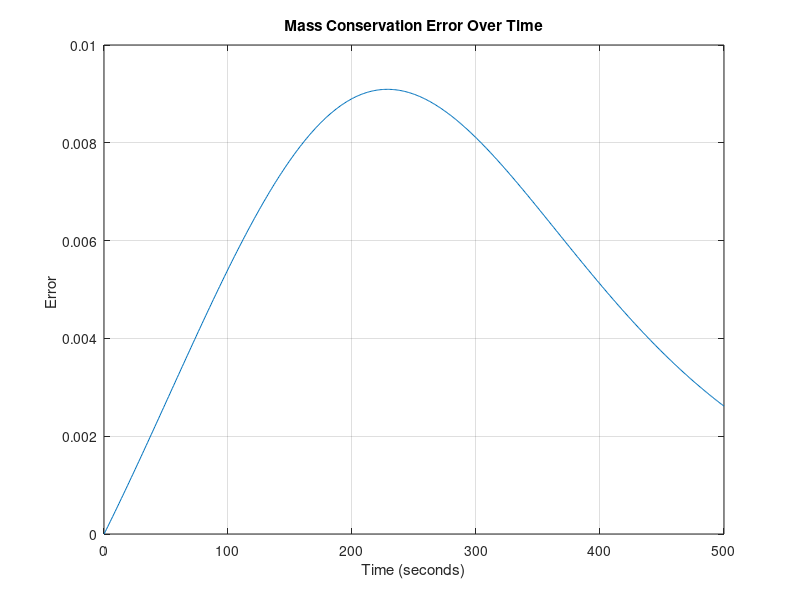
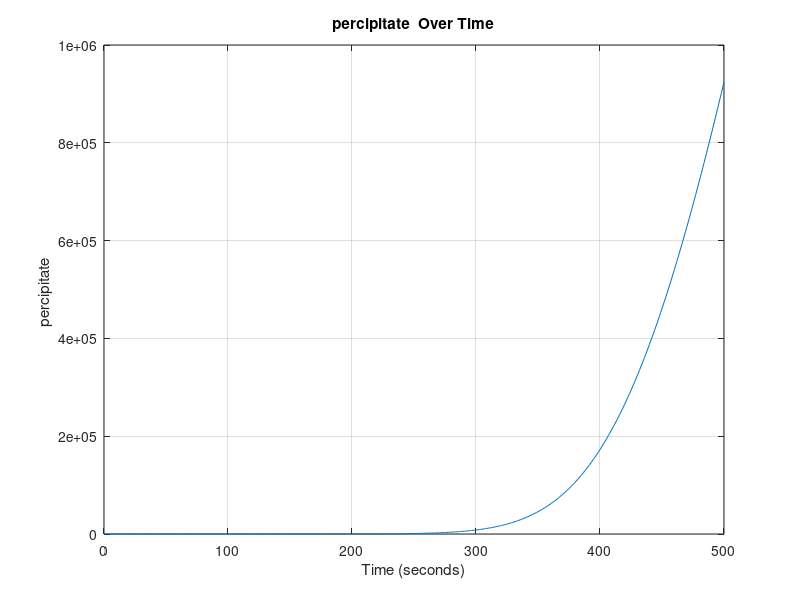
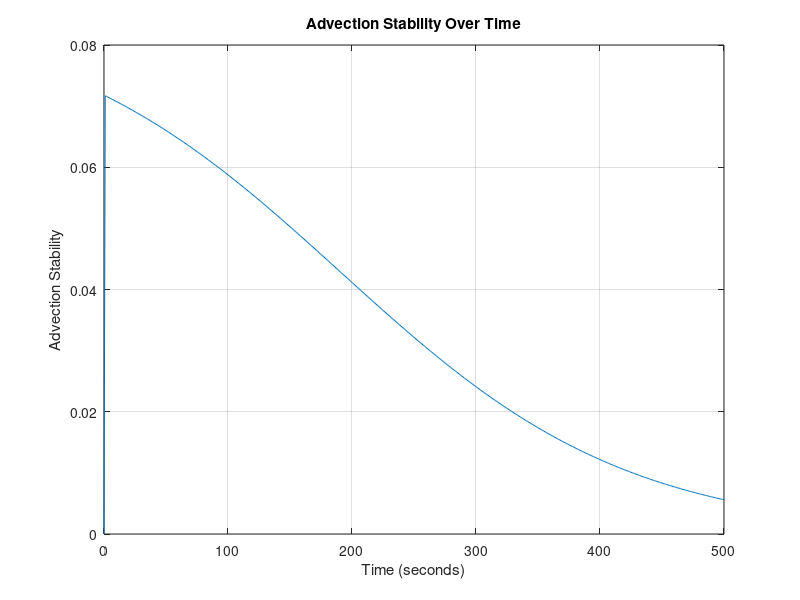
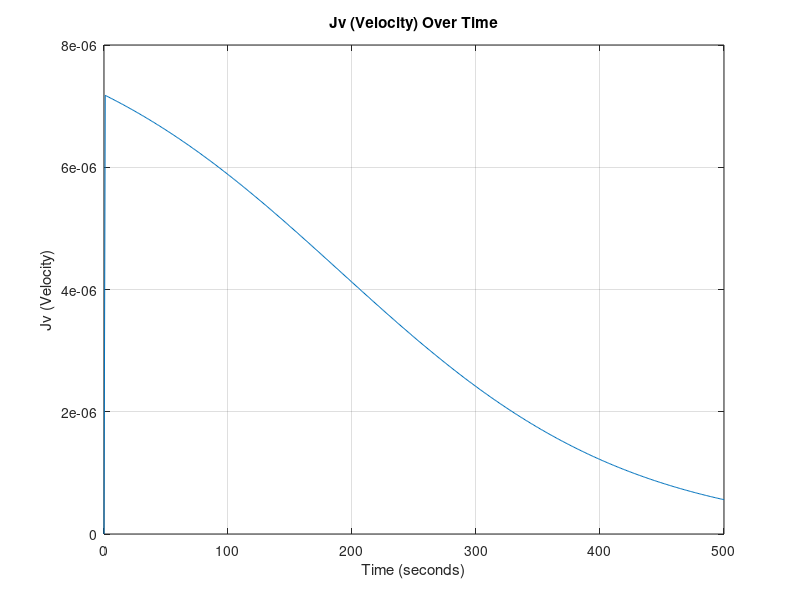

Source code (MATLAB) for these figures, in order:
%__Gruppe 3-Simulering-3.Sem__
clear
close all
clc
%% Inital Parameters
domain_length = 0.1;   % Domain length (meters)
domain_steps = 1000;    % Number of spatial domain_steps points
dx = domain_length / (domain_steps - 1); % Position discretization
 
time_length = 500;      % Time length (seconds)
time_steps = 500;       % Number of time steps
dt = time_length / time_steps; % Temporal discretization

% DEFINED VARIABLES
D = 0; % Diffusivity coefficient H2PO4- in water [m^2 s^-1]
feed_conc = 0.1; % Constant solute concentration at the first cell 0.1 molar [H2PO4-]
TMP = 15; %TMP: Transmembrane Pressure [bar]

area = 0.001; % Area of the membrane surface [m^2]
kw = 5.7311*10^(-7); % Initial water permeability m^3 m^-2 bar^-1 s^-1 
my = 0.891*10^-9; % Water viscosity [Bar∙s]
Rm = 1/(my*kw); % Rejection of water at the membrane (σ) [m^-1]
InitP = 0.263253+0.0011; % Initial percipitation
alpha = 95000000000; % Specific resistance of fouling [m mol m^3]
PC = 0.5; %Percipitate Advection Coefficient

sig_m = 0.1; % Rejection of ions 

% PHYSICAL CONSTANTS
R= 8.31415*10^-2; % Gasconstant [L^3 Bar mol^-1 K^-1]
T= 273.15+25; %Temperature [K]
 
% Anonymous functions
%Lv = @(time) kw*exp(-kb*time); %Water permeability dependent on Fouling

Mp = @(conc) 0.0011*exp(36.328*conc) + 0.263253; % concentration of udfæld in respect to phosphate increase.
Rf = @(conc) alpha*(Mp(conc)/area); % Rate of fouling
Lv = @(conc) 1/(my*(Rm+Rf(conc))); % Water permeability dependent on fouling


% Create a grid for space and time
x = linspace(0, domain_length, domain_steps);
t = linspace(0, time_length, time_steps);

% Initialize the concentration array AND Initial condition (1D)
C = zeros(domain_steps, time_steps)+0.1; % 0.1 molar [H2PO4] at pH 2.9

%Diffusive Stability
DS = D*dt/dx^2;
fprintf('\n Diffusivity Stability = %f', DS);
if DS>0.5 
   fprintf(2,'\n ERROR: Stabilitetsfejl');
else
    fprintf('\n Stable Diffusion Model !!');
end


%% Time-stepping loop
for j = 2:time_steps
    for i = 1:domain_steps
        LastC = C(domain_steps, j-1);

        C(1, :) = feed_conc; % Set the leftmost boundary to 0.1

        if j == 2
            Ptot = InitP; % The rate of percipitation WI
        else
            Ptot = Mp(LastC) + (Mp(LastC) - InitP)*Jv*(dt/dx)*PC;
        end

        Jv = (kw*(TMP-(1*R*T*(LastC))));  % Volume flux = Jv ,  in terms of osmotic pressure (TMP, R, T, delta_C) and Lv. [m/s]

        % Calculate the second derivative in x direction
        if i == 1 %__First Cell__
            d2Cdx2 = 0;
            dCdt_advection = 0;

        elseif i == domain_steps %__Membrane Cell___
            % No right neighbor at the last cell and MEMBRANE
            d2Cdx2 = (D * (C(domain_steps - 1, j-1) - C(domain_steps, j-1)) / dx^2) + C(i,j-1)*(sig_m)*Jv/(dx);
        else    %__Normal Cells__
            % Calculate the second derivative normally
            d2Cdx2 = D * (C(i + 1, j-1) - 2 * C(i, j-1) + C(i - 1, j-1)) / dx^2;
            % Apply advection term
            dCdt_advection = 0; %-Jv * (C(i, j-1) - C(i-1, j-1)) / dx;
        end
        % Apply the diffusion-advection-(electromigration) equation
        C(i, j) = C(i, j-1) + dt * (d2Cdx2 + dCdt_advection);
        Jv_values(j) = Jv; % Plot values
        P_values(j) = Ptot;
        AS(j) = Jv * dt/dx; % Stability plot values
    end
end
%% CONSERVATION ERROR

Systemdiff = [0, diff(sum(C,1))]; % Diffrence in systemsums

inflow = Jv_values*feed_conc*(dt/dx); % Inflow array
outflow = C(domain_steps, :).* Jv_values*(1-sig_m)*(dt/dx); % Outflow array 

ERROR = Systemdiff - inflow + outflow; % The mass conservation error



%% 2D Plots

% Plot Mass Conservation Error values over time

figure;
plot(t, ERROR);
xlabel('Time (seconds)');
ylabel('Error ');
title('Mass Conservation Error Over Time');
grid on;


% Plot Percipitate (DS) values over time

figure;
plot(t, P_values);
xlabel('Time (seconds)');
ylabel('percipitate ');
title('percipitate  Over Time');
grid on;

% Plot Advection Stability (DS) values over time

figure;
plot(t, AS);
xlabel('Time (seconds)');
ylabel('Advection Stability');
title('Advection Stability Over Time');
grid on;

% Plot Jv values over time
figure;
plot(t, Jv_values);
xlabel('Time (seconds)');
ylabel('Jv (Velocity)');
title('Jv (Velocity) Over Time');
grid on;


% Define fractions of time steps you want to visualize
time_fraction = [0.001, 0.01, 0.1, 0.2, 0.3, 0.4, 0.5, 0.6, 0.7, 0.8, 0.9];  % For example, 0.1 corresponds to 10% of time steps

% Calculate the corresponding time indices
time_instances = round(time_fraction * time_steps);

% Create a figure for the first plot
figure;
hold on;

% Plot concentration at specific time instances
for i = 1:length(time_instances)
    time_index = time_instances(i);
    plot(x, C(:, time_index));
end

xlabel('Position (meter)');
ylabel('Koncentration');
title('Koncentration Over Tid at Different Instances');

% Add a legend for clarity
legend(arrayfun(@(f) ['t=', num2str(f)], time_fraction, 'UniformOutput', false));

grid on;
hold off;


%% 3D Plot

% Create a 3D surface plot to visualize concentration over time and position
[T, X] = meshgrid(t, x);
figure;
h = surf(X, T, C); % Transpose removed here
xlabel('Position (meters)');
ylabel('Tid (sekunder)');
zlabel('Koncentration');
title('Koncentration Over Tid og Position');

% Set axis limits to start at the origin
xlim([0, domain_length]);
ylim([0, time_length]);
zlim([0, max(C(:))]); % Assuming max(C(:)) is the maximum concentration in your data

set(h,'LineStyle','none')
%colormap(jet)




